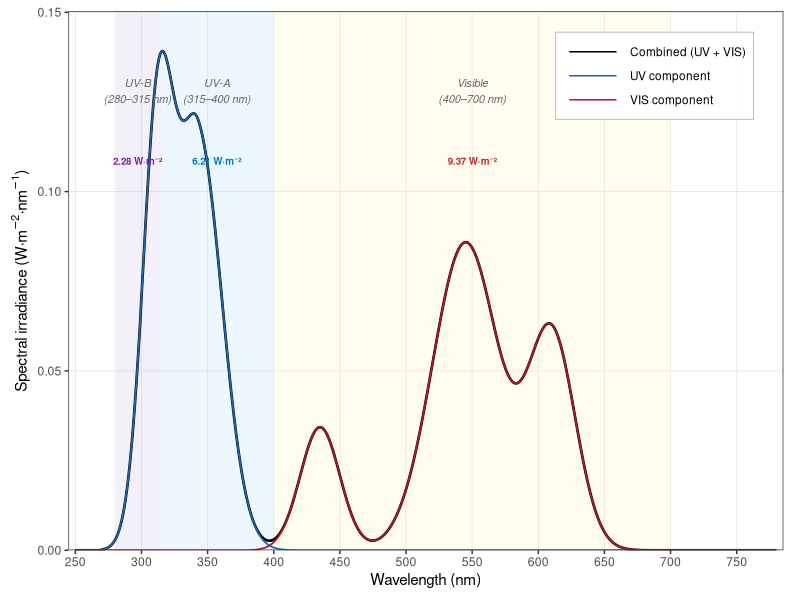

The R script that drew this image:
###############################################################################
# GERAR_ESPECTRO_LAMPADAS.r
# Generates Figure 3: Emission spectrum of UV chamber lamps
# 
# Reconstructs spectral profiles for a custom UV chamber with:
#   - UVA-340 fluorescent lamps (peak ~340 nm)
#   - UVB-313 fluorescent lamps (peak ~313 nm)  
#   - Visible-range fluorescent lamps
#   - Sample-to-lamp distance: 200 mm
#
# Corrected integrated irradiance values:
#   UV-A (315-400 nm): 6.21 W/m²
#   UV-B (280-315 nm): 2.28 W/m²
#   Visible (400-700 nm): 9.37 W/m²
#   Total: ~17.9 W/m²
###############################################################################

library(ggplot2)

# --- Wavelength grid (1 nm resolution) ---
lambda <- seq(250, 800, by = 1)

# =====================================================================
# SPECTRAL PROFILES
# =====================================================================
# Model each lamp type with realistic Gaussian/skewed profiles based on
# published spectral power distributions for fluorescent UV lamps.

# --- UVB-313 component ---
# Peak at ~313 nm, FWHM ~25 nm, with small secondary emission
uvb_peak <- 313
uvb_sigma <- 12  # gives FWHM ~28 nm
uvb_spd <- exp(-0.5 * ((lambda - uvb_peak) / uvb_sigma)^2)
# Suppress below 270 and above 360
uvb_spd[lambda < 270] <- 0
uvb_spd[lambda > 370] <- 0

# --- UVA-340 component ---
# Peak at ~340 nm, FWHM ~30 nm, slight asymmetry extending to ~400 nm
uva_peak <- 343
uva_sigma_left <- 14
uva_sigma_right <- 18
uva_spd <- ifelse(lambda <= uva_peak,
                   exp(-0.5 * ((lambda - uva_peak) / uva_sigma_left)^2),
                   exp(-0.5 * ((lambda - uva_peak) / uva_sigma_right)^2))
uva_spd[lambda < 300] <- 0
uva_spd[lambda > 420] <- 0

# --- Visible fluorescent component ---
# Typical tri-phosphor fluorescent: peaks at ~435, ~545, ~610 nm
vis_peak1 <- 435; vis_sigma1 <- 15
vis_peak2 <- 545; vis_sigma2 <- 25
vis_peak3 <- 610; vis_sigma3 <- 18
vis_spd <- 0.4 * exp(-0.5 * ((lambda - vis_peak1) / vis_sigma1)^2) +
           1.0 * exp(-0.5 * ((lambda - vis_peak2) / vis_sigma2)^2) +
           0.7 * exp(-0.5 * ((lambda - vis_peak3) / vis_sigma3)^2)
vis_spd[lambda < 380] <- 0
vis_spd[lambda > 720] <- 0

# =====================================================================
# NORMALIZE TO MATCH INTEGRATED IRRADIANCE VALUES
# =====================================================================
# Target integrated values (W/m²):
target_uvb  <- 2.28   # 280-315 nm
target_uva  <- 6.21   # 315-400 nm
target_vis  <- 9.37   # 400-700 nm

# Because lamp profiles overlap at band boundaries, solve a 3×3 linear
# system: A * [sf_uvb, sf_uva, sf_vis]' = [target_uvb, target_uva, target_vis]'
# where A[i,j] = integral of raw profile j in band i

bands_lo <- c(280, 315, 400)
bands_hi <- c(315, 400, 700)
raw_profiles <- list(uvb_spd, uva_spd, vis_spd)

A <- matrix(0, nrow = 3, ncol = 3)
for (i in 1:3) {
  mask <- lambda >= bands_lo[i] & lambda <= bands_hi[i]
  for (j in 1:3) {
    A[i, j] <- sum(raw_profiles[[j]][mask])
  }
}

sf <- solve(A, c(target_uvb, target_uva, target_vis))

# Scaled spectral irradiance (W/m²/nm)
uvb_scaled <- uvb_spd * sf[1]
uva_scaled <- uva_spd * sf[2]
vis_scaled <- vis_spd * sf[3]

# Combined UV and VIS components
uv_combined  <- uvb_scaled + uva_scaled
vis_component <- vis_scaled
total_combined <- uv_combined + vis_component

# Verify integrations
cat("=== VERIFICATION ===\n")
cat(sprintf("UV-B (280-315 nm): %.2f W/m²\n", 
            sum(total_combined[lambda >= 280 & lambda <= 315])))
cat(sprintf("UV-A (315-400 nm): %.2f W/m²\n", 
            sum(total_combined[lambda >= 315 & lambda <= 400])))
cat(sprintf("Visible (400-700 nm): %.2f W/m²\n", 
            sum(total_combined[lambda >= 400 & lambda <= 700])))
cat(sprintf("Total (280-700 nm): %.2f W/m²\n", 
            sum(total_combined[lambda >= 280 & lambda <= 700])))
cat(sprintf("Estimated spectral irradiance at 340 nm: %.3f W/m²/nm\n",
            total_combined[lambda == 340]))

# =====================================================================
# BUILD PLOT DATA
# =====================================================================
df <- data.frame(
  wavelength = rep(lambda, 3),
  irradiance = c(total_combined, uv_combined, vis_component),
  component  = rep(c("Combined (UV + VIS)", "UV component", "VIS component"), 
                   each = length(lambda))
)

# Color palette matching the original figure description
# Black = combined, Blue = UV, Red = VIS
color_map <- c("Combined (UV + VIS)" = "black",
               "UV component" = "#2166AC",
               "VIS component" = "#B2182B")

# Band shading data
bands <- data.frame(
  xmin = c(280, 315, 400),
  xmax = c(315, 400, 700),
  label = c("UV-B", "UV-A", "Visible"),
  fill  = c("#D1C4E9", "#B3E5FC", "#FFF9C4")
)

# =====================================================================
# GENERATE FIGURE
# =====================================================================
p <- ggplot() +
  # Band shading
  geom_rect(data = bands, 
            aes(xmin = xmin, xmax = xmax, ymin = -Inf, ymax = Inf, fill = label),
            alpha = 0.25, show.legend = FALSE) +
  scale_fill_manual(values = c("UV-B" = "#D1C4E9", 
                                "UV-A" = "#B3E5FC", 
                                "Visible" = "#FFF9C4")) +
  # Spectral curves
  geom_line(data = df, 
            aes(x = wavelength, y = irradiance, color = component, 
                linewidth = component, linetype = component)) +
  scale_color_manual(values = color_map, name = NULL) +
  scale_linewidth_manual(values = c("Combined (UV + VIS)" = 0.9, 
                                     "UV component" = 0.6, 
                                     "VIS component" = 0.6),
                          guide = "none") +
  scale_linetype_manual(values = c("Combined (UV + VIS)" = "solid",
                                    "UV component" = "solid",
                                    "VIS component" = "solid"),
                         guide = "none") +
  # Band labels
  annotate("text", x = 297, y = max(total_combined) * 0.92, 
           label = "UV-B\n(280–315 nm)", size = 2.8, fontface = "italic",
           color = "grey40") +
  annotate("text", x = 357, y = max(total_combined) * 0.92, 
           label = "UV-A\n(315–400 nm)", size = 2.8, fontface = "italic",
           color = "grey40") +
  annotate("text", x = 550, y = max(total_combined) * 0.92, 
           label = "Visible\n(400–700 nm)", size = 2.8, fontface = "italic",
           color = "grey40") +
  # Integrated irradiance annotations
  annotate("text", x = 297, y = max(total_combined) * 0.78,
           label = "2.28 W·m⁻²", size = 2.5, fontface = "bold",
           color = "#7B1FA2") +
  annotate("text", x = 357, y = max(total_combined) * 0.78,
           label = "6.21 W·m⁻²", size = 2.5, fontface = "bold",
           color = "#0277BD") +
  annotate("text", x = 550, y = max(total_combined) * 0.78,
           label = "9.37 W·m⁻²", size = 2.5, fontface = "bold",
           color = "#C62828") +
  # Axes
  scale_x_continuous(breaks = seq(250, 800, 50), 
                     limits = c(250, 780),
                     expand = c(0.01, 0)) +
  scale_y_continuous(expand = expansion(mult = c(0, 0.08))) +
  labs(x = "Wavelength (nm)",
       y = expression("Spectral irradiance (W·m"^-2*"·nm"^-1*")")) +
  # Theme
  theme_bw(base_size = 11) +
  theme(
    legend.position = c(0.82, 0.88),
    legend.background = element_rect(fill = alpha("white", 0.85), 
                                      color = "grey70", linewidth = 0.3),
    legend.text = element_text(size = 8.5),
    legend.key.width = unit(1.5, "cm"),
    panel.grid.minor = element_blank(),
    panel.grid.major = element_line(color = "grey90", linewidth = 0.3),
    plot.margin = margin(8, 12, 8, 8)
  )

# Save
out_dir <- "graficos/tracao"
if (!dir.exists(out_dir)) dir.create(out_dir, recursive = TRUE)

ggsave(file.path(out_dir, "fig03_espectro_lampadas.png"), p,
       width = 8, height = 4.5, dpi = 300, bg = "white")

cat(sprintf("\nFigure saved to: %s/fig03_espectro_lampadas.png\n", out_dir))
cat("Done.\n")
